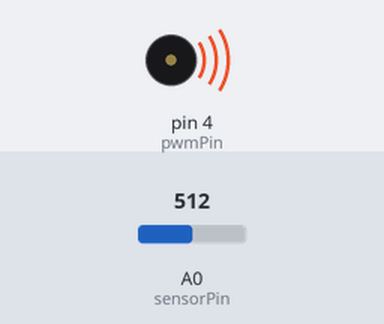
Simulated run of this sketch. Board: Arduino Uno, built with avr-gcc and run on an emulated ATmega328P. On the bench: buzzer (waves = sounding). The inputs (shaded band) are chosen by the test bench; at power-on: A0 (sensorPin) = 512. What the sketch prints to the serial monitor is not drawn.

Above: at 0.1 s.
Timing chart, 0 to 1.6 s (numbered marks = the images above):
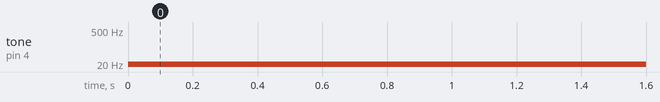

Measured:
- by itself, tone on pin 4 (pwmPin): silent → 15 Hz at 0.00 s

The sketch:

sketch_apr14a.ino
```cpp
int sensorPin = A0;    // select the input pin for the potentiometer
int sensorValue = 0;  // variable to store the value coming from the sensor
int pwmPin = 4;
int volume = 0;
void setup() {
  // declare the ledPin as an OUTPUT:
  Serial.begin(9600);
}

void loop() {
  // read the value from the sensor:
  sensorValue = analogRead(sensorPin);
  volume = map(sensorValue, 0, 600, 100, 0);
  Serial.print("volume: ");
  Serial.println(volume);
  tone(pwmPin, volume);
  delay(200);
//  // turn the ledPin on

}
```
